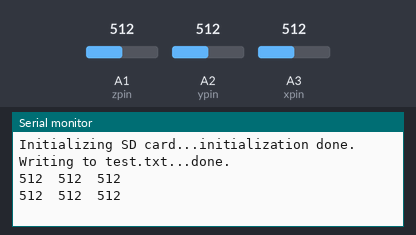
Simulated run of this sketch. Board: Arduino Uno, built with avr-gcc and run on an emulated ATmega328P. Shown: the last lines printed to the serial monitor. The inputs (shaded band) are chosen by the test bench; at power-on: A1 (zpin) = 512, A2 (ypin) = 512, A3 (xpin) = 512. Storage starts empty.

Above: at 1.2 s.
1.3 s: A1 (zpin) set to 716
At 1.8 s:
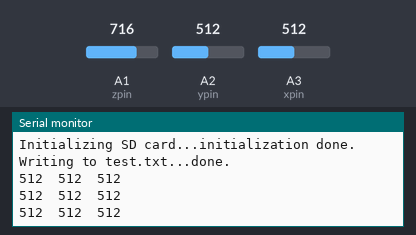
2.8 s: A2 (ypin) set to 716
At 3.6 s:
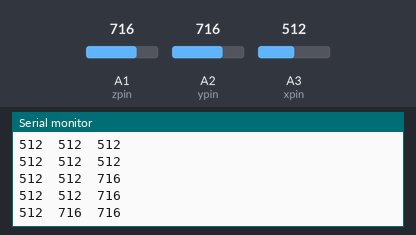
4.3 s: A3 (xpin) set to 716
At 4.8 s:
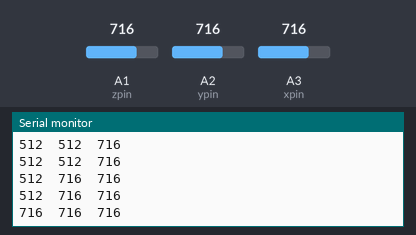
5.8 s: A1 (zpin) set to 900
At 6.7 s:
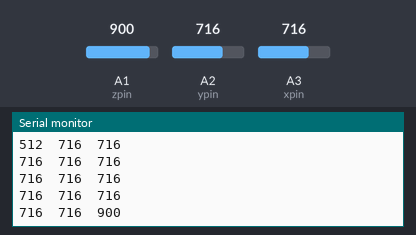
7.3 s: A2 (ypin) set to 900
At 7.9 s:
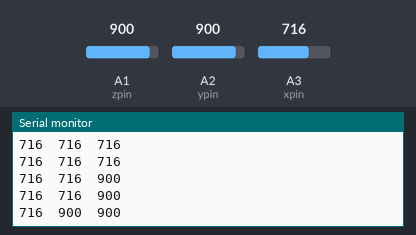
8.8 s: A3 (xpin) set to 900
At 9.7 s:
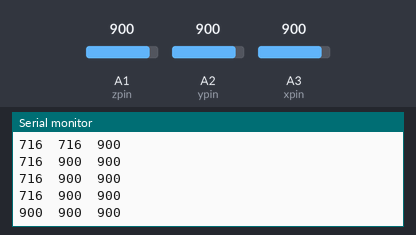
Timing chart, 0 to 11.3 s (numbered marks = the images above; inputs shaded):
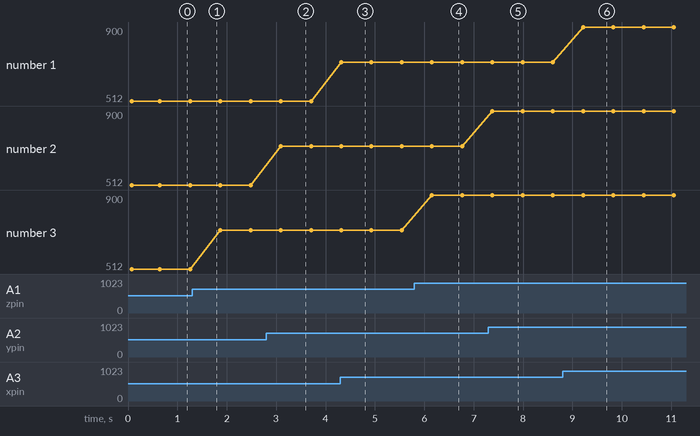

The sketch:

sd_accelerometer.ino
```cpp
/*
  SD card read/write

***********************************************************************************
OJOOOOOOO importante, en arduino DUE: SCK, MOSI y MISO están escondidos.

mirate esto: http://www.robgray.com/temp/Due-pinout-WEB.png

Con unas de los conjuntos de 6 patitas que sobresalen en el centro de la placa.
Concretamente las de la derecha, dedicadas a comunicación SPI.

Con Arduino DUE solo te funcionará este codigo si enchufas los cables alli.

El pin CS solo puede ser el 4, 10 o 52.
************************************************************************************

  CS - pin 4

 */

#include <SPI.h>
#include <SD.h>

File myFile;

// Pins accelerometer
const int xpin = A3;                  // x-axis of the accelerometer
const int ypin = A2;                  // y-axis
const int zpin = A1;                  // z-axis (only on 3-axis models)

void setup() {
  Serial.begin(9600);
  while (!Serial) ; // wait for serial port to connect. Needed for native USB port only

  Serial.print("Initializing SD card...");
  pinMode(4, OUTPUT);   // CS

  if (!SD.begin(4)) {
    Serial.println("initialization failed!");
    return;
  }
  Serial.println("initialization done.");

  // open the file. note that only one file can be open at a time,
  // so you have to close this one before opening another.
  myFile = SD.open("test.txt", FILE_WRITE);

  // if the file opened okay, write to it:
  if (myFile) {
    Serial.print("Writing to test.txt...");
    myFile.println("testing 1, 2, 3.");
    // close the file:
    myFile.close();
    Serial.println("done.");
  } else {
    // if the file didn't open, print an error:
    Serial.println("error opening test.txt");
  }

}

void loop() {
  // print the sensor values:
  Serial.print(analogRead(xpin));
  // print a tab between values:
  Serial.print("\t");
  Serial.print(analogRead(ypin));
  // print a tab between values:
  Serial.print("\t");
  Serial.print(analogRead(zpin));
  Serial.println();
  // delay before next reading:
  delay(100);


  //ESCRIBIR a SD
   myFile = SD.open("test.txt", FILE_WRITE);

  if (myFile) {
    //Serial.print("escric en: test.txt...");

    //Serial.print(analogRead(xpin));
    myFile.print(analogRead(xpin));   //Eje X
    myFile.print("\t");   //tab
    //Serial.print("\t"); //tab

    //Serial.print(analogRead(ypin));
    myFile.print(analogRead(ypin));   //Eje Y
    myFile.print("\t");   //tab
    //Serial.print("\t"); //tab

   // Serial.print(analogRead(zpin));
    myFile.print(analogRead(zpin));   //Eje Z
    myFile.print("\t");   //tab
    //Serial.print("\t"); //tab
    //Serial.println();
    myFile.println();   //tab
    // close the file:
    myFile.close();
    //Serial.println("done.");
  } else {
    // if the file didn't open, print an error:
    Serial.println("error opening test.txt");
   }
 delay(500);

}
```

Measured:
- after the input at 2.8 s, the serial monitor: prints a new line after 0.29 s (image 2)
- after the input at 4.3 s, the serial monitor: prints a new line at once (image 3)
- after the input at 5.8 s, the serial monitor: prints a new line after 0.36 s (image 4)
- after the input at 7.3 s, the serial monitor: prints a new line after 0.08 s (image 5)
- after the input at 8.8 s, the serial monitor: prints a new line after 0.42 s (image 6)
- plotted number 3: 512 → 716 after the input at 1.3 s, 716 → 900 after the input at 5.8 s
